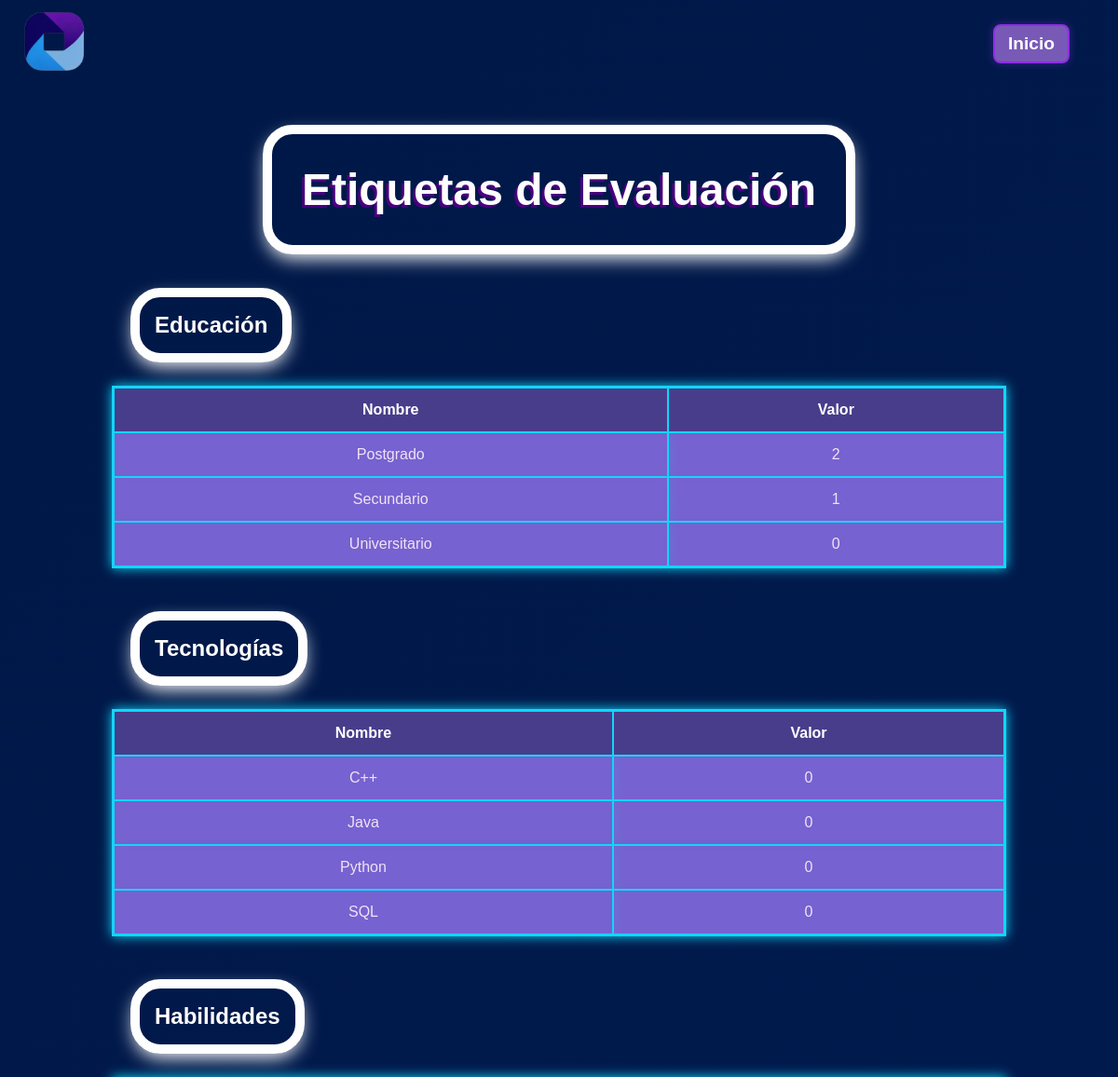
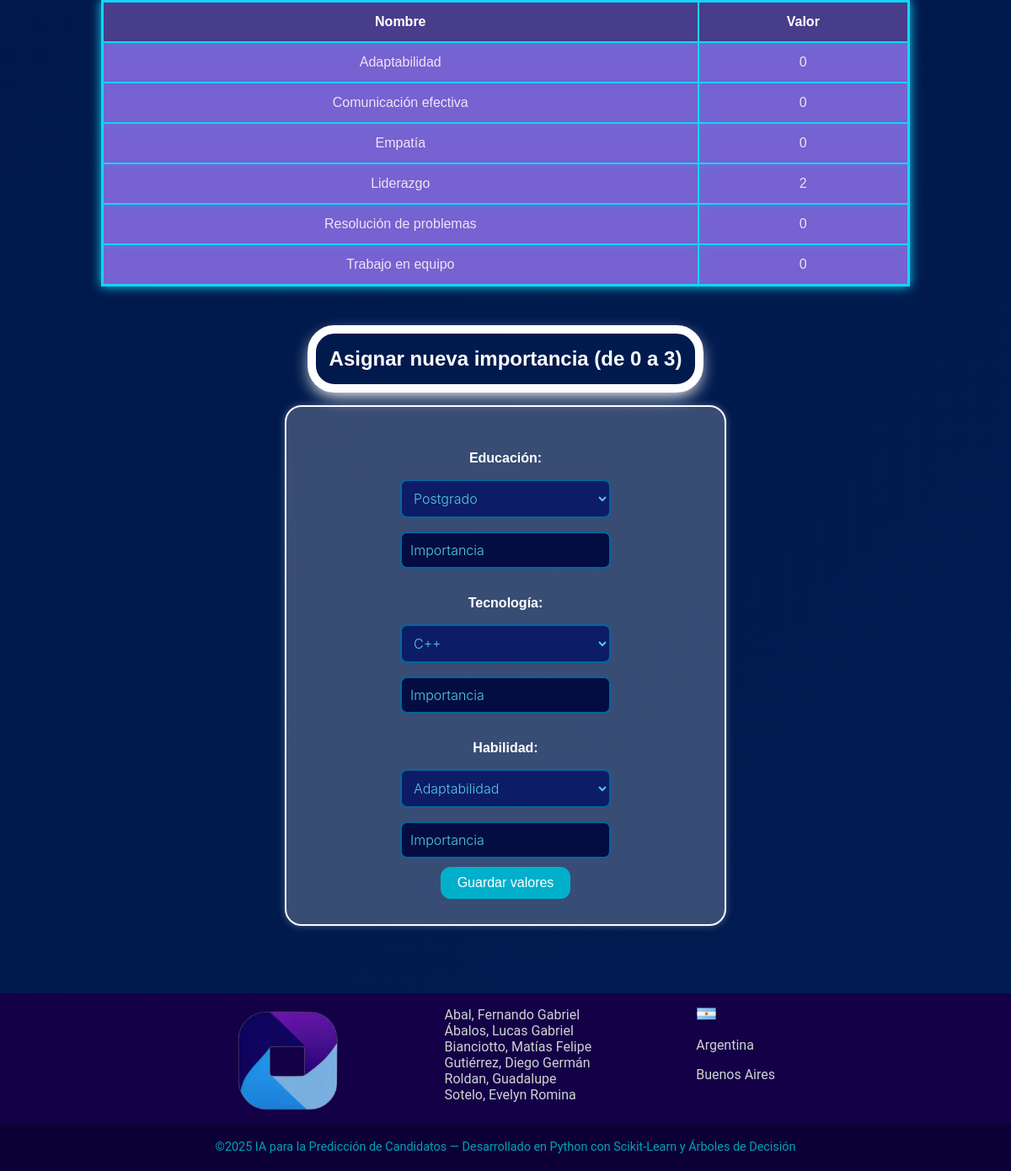
/etiquetas (signed in), run on the app's committed database (2 pictures, top to bottom).
### app.py (models this page shows)
class Educacion(db.Model):
    __tablename__ = 'educacion'
    idedu = db.Column(db.Integer, primary_key=True)
    nombre = db.Column(db.String(100), nullable=False, unique=True)
    importancia = db.Column(db.Integer, nullable=False)

class Tecnologia(db.Model):
    __tablename__ = 'tecnologia'
    idtec = db.Column(db.Integer, primary_key=True)
    nombre = db.Column(db.String(100), nullable=False, unique=True)
    importancia = db.Column(db.Integer, nullable=False)

class Habilidad(db.Model):
    __tablename__ = 'habilidad'
    idhab = db.Column(db.Integer, primary_key=True)
    nombre = db.Column(db.String(100), nullable=False, unique=True)
    importancia = db.Column(db.Integer, nullable=False)

### app.py (the view)
@app.route("/etiquetas")
@login_required(roles=["Admin_RRHH"])
def mostrar_etiquetas():
    educaciones = Educacion.query.all()
    tecnologias = Tecnologia.query.all()
    habilidades = Habilidad.query.all()
    df_edu = pd.DataFrame([{"Nombre": e.nombre, "Valor": e.importancia} for e in educaciones])
    df_tec = pd.DataFrame([{"Nombre": t.nombre, "Valor": t.importancia} for t in tecnologias])
    df_hab = pd.DataFrame([{"Nombre": h.nombre, "Valor": h.importancia} for h in habilidades])
    tabla_edu = df_edu.to_html(classes="table table-bordered", index=False)
    tabla_tec = df_tec.to_html(classes="table table-bordered", index=False)
    tabla_hab = df_hab.to_html(classes="table table-bordered", index=False)
    return render_template("etiquetas.html",
                           tabla_edu=tabla_edu,
                           tabla_tec=tabla_tec,
                           tabla_hab=tabla_hab,
                           educaciones=educaciones,
                           habilidades=habilidades,
                           tecnologias=tecnologias)

### app.py (called while the page is built)
def login_required(roles=None):
    def decorator(f):
        @wraps(f)
        def wrapped(*args, **kwargs):
            if 'username' not in session:
                return redirect(url_for('login'))
            if roles and session.get('type') not in roles:
                return "Acceso no autorizado"
            return f(*args, **kwargs)
        return wrapped
    return decorator

### templates/etiquetas.html (shortened to what this page needs)
<!DOCTYPE html>
<html lang="es">
<head>
    <link rel="stylesheet" href="{{ url_for('static', filename='StylesCrear.css') }}">
</head>
<header>
    <div class="logo">
        <img src="{{ url_for('static', filename='images/logo_ungs_512.png') }}" alt="AI Logo">
    </div>
    <div class="nav">
        <a href="{{ url_for('predecir') }}">Inicio</a>
    </div>
</header>
<body class="container mt-4">
    <h1 class="mb-4">Etiquetas de Evaluación</h1>
    <h3>Educación</h3>
    {{ tabla_edu|safe }}
    <h3>Tecnologías</h3>
    {{ tabla_tec|safe }}
    <h3>Habilidades</h3>
    {{ tabla_hab|safe }}
    <h3 style="text-align: center; display: block; margin-left: auto; margin-right: auto;">Asignar nueva importancia (de 0 a 3)</h3>
    <form method="POST" action="{{ url_for('asignar_valores') }}">
        <div class="row mb-3">
            <div class="col-md-4">
                <label for="educacion_id" class="form-label">Educación:</label>
                <select name="educacion_id" class="form-select">
                    {% for e in educaciones %}
                        <option value="{{ e.idedu }}">{{ e.nombre }}</option>
                    {% endfor %}
                </select>
                <input type="number" name="valor_educacion" class="form-control mt-2" min="0" max="3" placeholder="Importancia">
            </div>
            <div class="col-md-4">
                <label for="tecnologia_id" class="form-label">Tecnología:</label>
                <select name="tecnologia_id" class="form-select">
                    {% for t in tecnologias %}
                        <option value="{{ t.idtec }}">{{ t.nombre }}</option>
                    {% endfor %}
                </select>
                <input type="number" name="valor_tecnologia" class="form-control mt-2" min="0" max="3" placeholder="Importancia">
            </div>
            <div class="col-md-4">
                <label for="habilidad_id" class="form-label">Habilidad:</label>
                <select name="habilidad_id" class="form-select">
                    {% for h in habilidades %}
                        <option value="{{ h.idhab }}">{{ h.nombre }}</option>
                    {% endfor %}
                </select>
                <input type="number" name="valor_habilidad" class="form-control mt-2" min="0" max="3" placeholder="Importancia">
            </div>
        </div>
        <button type="submit" class="btn btn-primary">Guardar valores</button>
    </form>
</body>
<footer class="footer">
    <div class="footer-content">
        <div class="footer-logo">
            <img src="{{ url_for('static', filename='images/logo_ungs_512.png') }}" alt="AI Image">
        </div>
        <div class="footer-description">
            <p>
                Abal, Fernando Gabriel<br>
                Ábalos, Lucas Gabriel<br>
                Bianciotto, Matías Felipe<br>
                Gutiérrez, Diego Germán<br>
                Roldan, Guadalupe <br>
                Sotelo, Evelyn Romina
            </p>
        </div>
        <div class="footer-contacts">
            <div class="footer-country">
                <div class="address">
                    <img src="{{ url_for('static', filename='images/ArgentinaS.png') }}" alt="Argentina Flag">
                    <p>Argentina</p>
                    <p>Buenos Aires</p>
                </div>
            </div>
        </div>
    </div>
    <div class="footer-bottom">
        <p>©2025 IA para la Predicción de Candidatos — Desarrollado en Python con Scikit-Learn y Árboles de Decisión</p>
    </div>
</footer>
</html>

### data on the page
Educacion: nombre "Nombre Valor Postgrado 2 Secundario 1 Universitario 0"
Tecnologia: nombre "Nombre Valor C++ 0 Java 0 Python 0 SQL 0"
Habilidad: nombre "Nombre Valor Adaptabilidad 0 Comunicación efectiva 0 Empatía 0 Liderazgo 2 Resolución de problemas 0 Trabajo en equipo 0"

### other printed values
form field educacion_id "Postgrado"
form field tecnologia_id "C++"
form field habilidad_id "Adaptabilidad"
